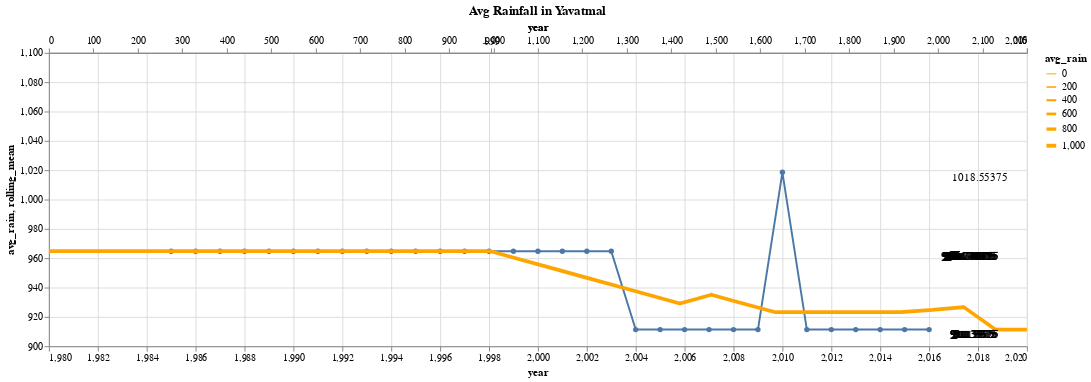

This figure's notebook cell:
### Markdown cell above
## Final Output

### The plot is intreactable i.e. we can zoom in and zoom out on data points.

### Code cell
#collapse-hide
#Combine everything
(train_chart + rolling_mean +text).properties(
    width=1000,
    height=300,
    title="Avg Rainfall in Yavatmal").add_selection(
    scales
)

### Figure 1 — Vega-Lite specification as saved in the notebook (floating-point values rounded to 4 significant figures)
{"config": {"view": {"continuousWidth": 400, "continuousHeight": 300}}, "layer": [{"data": {"name": "data-2f2c133f2fe8528de4ad93fee573f49d"}, "mark": {"type": "line", "point": true}, "encoding": {"tooltip": [{"type": "quantitative", "field": "year"}, {"type": "quantitative", "field": "avg_rain"}], "x": {"type": "quantitative", "field": "year"}, "y": {"type": "quantitative", "field": "avg_rain", "scale": {"domain": [900, 1100]}}}, "selection": {"selector001": {"type": "interval", "bind": "scales"}}}, {"data": {"name": "data-2f2c133f2fe8528de4ad93fee573f49d"}, "mark": {"type": "trail", "color": "orange", "size": 1}, "encoding": {"size": {"type": "quantitative", "field": "avg_rain"}, "x": {"type": "temporal", "field": "year"}, "y": {"type": "quantitative", "field": "rolling_mean"}}, "transform": [{"window": [{"op": "mean", "field": "avg_rain", "as": "rolling_mean"}], "frame": [-4, 4]}]}, {"data": {"name": "data-2f2c133f2fe8528de4ad93fee573f49d"}, "mark": {"type": "text", "align": "left", "baseline": "top", "dx": 10}, "encoding": {"text": {"type": "quantitative", "field": "avg_rain"}, "tooltip": [{"type": "quantitative", "field": "year"}, {"type": "quantitative", "field": "avg_rain"}], "x": {"type": "quantitative", "field": "year"}, "y": {"type": "quantitative", "field": "avg_rain", "scale": {"domain": [900, 1100]}}}}], "height": 300, "title": "Avg Rainfall in Yavatmal", "width": 1000, "$schema": "https://vega.github.io/schema/vega-lite/v4.8.1.json", "datasets": {"data-2f2c133f2fe8528de4ad93fee573f49d": [{"index": 0, "year": 1985, "avg_rain": 964.7}, {"index": 1, "year": 1986, "avg_rain": 964.7}, {"index": 2, "year": 1987, "avg_rain": 964.7}, {"index": 3, "year": 1988, "avg_rain": 964.7}, {"index": 4, "year": 1989, "avg_rain": 964.7}, {"index": 5, "year": 1990, "avg_rain": 964.7}, {"index": 6, "year": 1991, "avg_rain": 964.7}, {"index": 7, "year": 1992, "avg_rain": 964.7}, {"index": 8, "year": 1993, "avg_rain": 964.7}, {"index": 9, "year": 1994, "avg_rain": 964.7}, {"index": 10, "year": 1995, "avg_rain": 964.7}, {"index": 11, "year": 1996, "avg_rain": 964.7}, {"index": 12, "year": 1997, "avg_rain": 964.7}, {"index": 13, "year": 1998, "avg_rain": 964.7}, {"index": 14, "year": 1999, "avg_rain": 964.7}, {"index": 15, "year": 2000, "avg_rain": 964.7}, {"index": 16, "year": 2001, "avg_rain": 964.7}, {"index": 17, "year": 2002, "avg_rain": 964.7}, {"index": 18, "year": 2003, "avg_rain": 964.7}, {"index": 19, "year": 2004, "avg_rain": 911.3}, {"index": 20, "year": 2005, "avg_rain": 911.3}, {"index": 21, "year": 2006, "avg_rain": 911.3}, {"index": 22, "year": 2007, "avg_rain": 911.3}, {"index": 23, "year": 2008, "avg_rain": 911.3}, {"index": 24, "year": 2009, "avg_rain": 911.3}, {"index": 25, "year": 2010, "avg_rain": 1019.0}, {"index": 26, "year": 2011, "avg_rain": 911.3}, {"index": 27, "year": 2012, "avg_rain": 911.3}, {"index": 28, "year": 2013, "avg_rain": 911.3}, {"index": 29, "year": 2014, "avg_rain": 911.3}, {"index": 30, "year": 2015, "avg_rain": 911.3}, {"index": 31, "year": 2016, "avg_rain": 911.3}]}}
